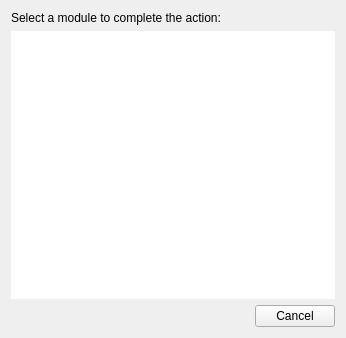
<?xml version="1.0" encoding="UTF-8"?>
<ui version="4.0">
 <class>ModulePicker</class>
 <widget class="QWidget" name="ModulePicker">
  <property name="geometry">
   <rect>
    <x>0</x>
    <y>0</y>
    <width>346</width>
    <height>338</height>
   </rect>
  </property>
  <property name="windowTitle">
   <string>ModulePicker</string>
  </property>
  <layout class="QVBoxLayout" name="verticalLayout">
   <item>
    <widget class="QLabel" name="label">
     <property name="text">
      <string>Select a module to complete the action:</string>
     </property>
    </widget>
   </item>
   <item>
    <widget class="QListWidget" name="list">
     <property name="frameShape">
      <enum>QFrame::NoFrame</enum>
     </property>
     <property name="frameShadow">
      <enum>QFrame::Plain</enum>
     </property>
     <property name="editTriggers">
      <set>QAbstractItemView::DoubleClicked</set>
     </property>
     <property name="showDropIndicator" stdset="0">
      <bool>true</bool>
     </property>
     <property name="selectionBehavior">
      <enum>QAbstractItemView::SelectRows</enum>
     </property>
    </widget>
   </item>
   <item>
    <layout class="QHBoxLayout" name="horizontalLayout">
     <item>
      <spacer name="horizontalSpacer">
       <property name="orientation">
        <enum>Qt::Horizontal</enum>
       </property>
       <property name="sizeHint" stdset="0">
        <size>
         <width>40</width>
         <height>20</height>
        </size>
       </property>
      </spacer>
     </item>
     <item>
      <widget class="QPushButton" name="buttonCancel">
       <property name="text">
        <string>Cancel</string>
       </property>
      </widget>
     </item>
    </layout>
   </item>
  </layout>
 </widget>
 <resources/>
 <connections/>
</ui>
